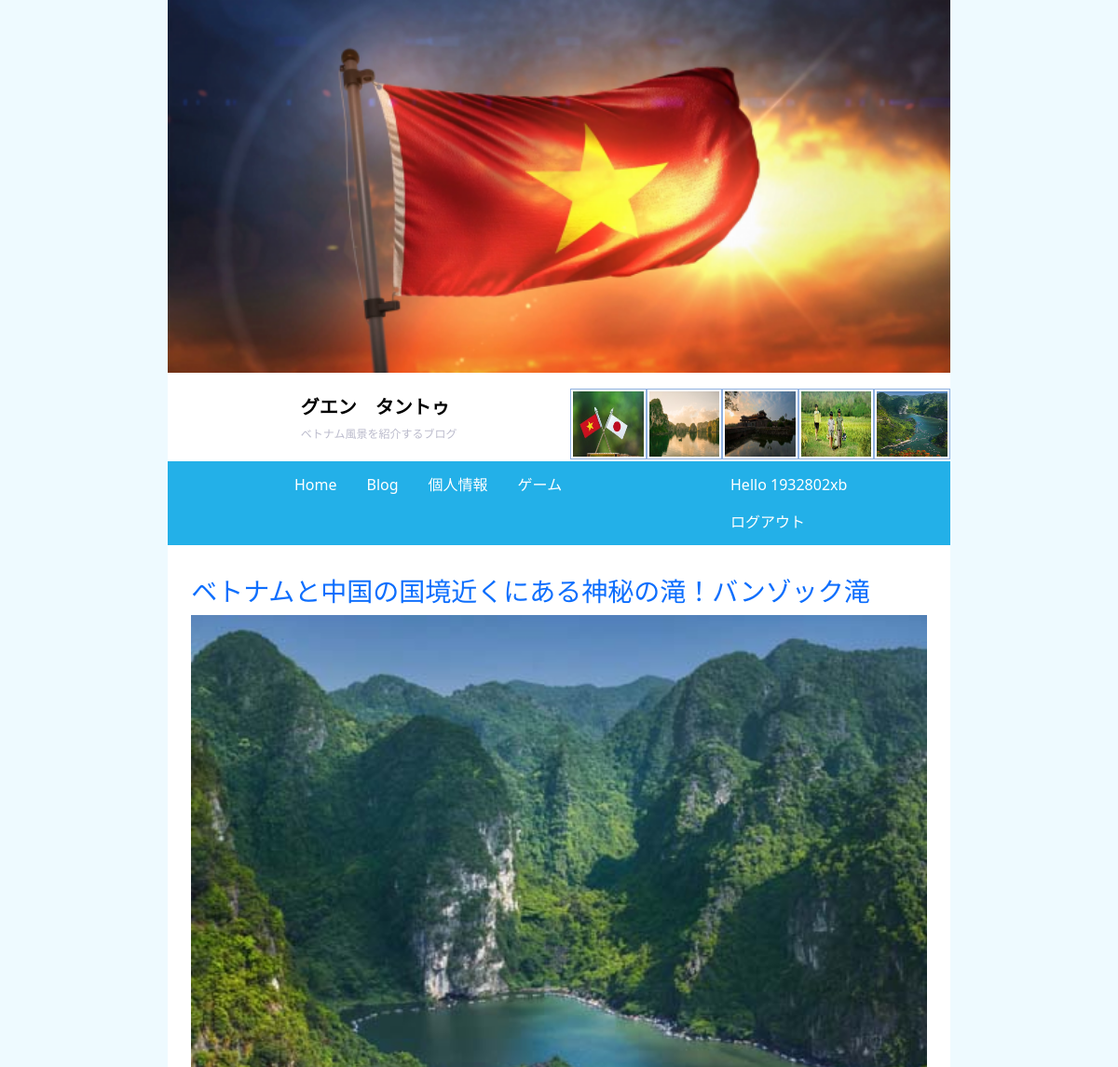
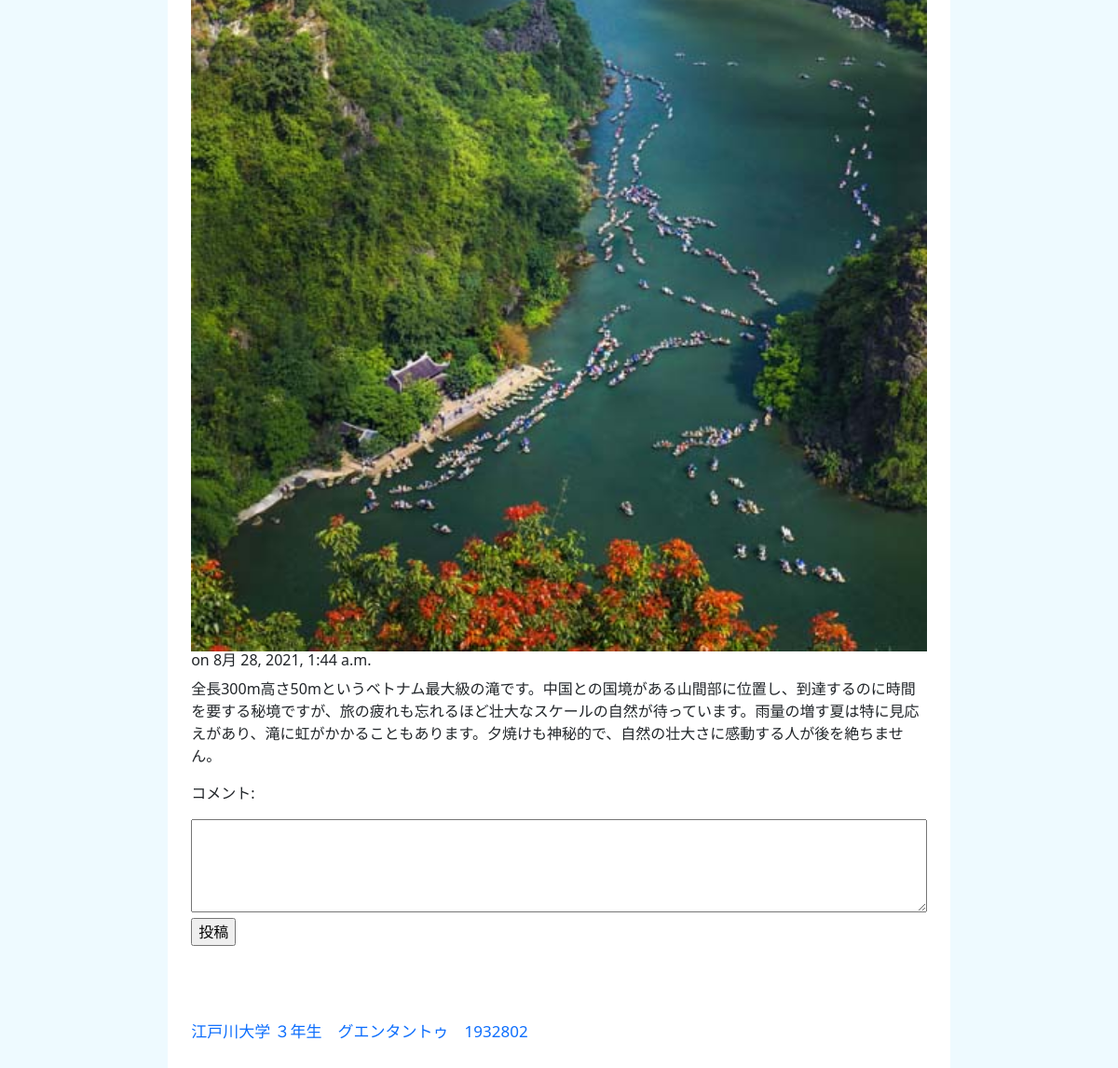
Page /Blogpost/2/ (signed in) on the committed database (2 pictures, top to bottom).
### Blogpost/models.py (models this page shows, shortened)
class Post(models.Model):
    title = models.CharField(max_length=100)
    body = models.TextField()
    date = models.DateTimeField(auto_now_add=True)
    image = models.ImageField(null=True)

### Blogpost/views.py (the view)
# urls.py: path('<int:pk>/', views.post,name='post'),
def post(request, pk):
    post = get_object_or_404(Post, pk=pk)
    form = CommentForm()
    if request.method == "POST":
        form = CommentForm(request.POST, author=request.user, post=post)
        if form.is_valid():
            form.save()
            return HttpResponseRedirect(request.path)
    return render(request, "Blogpost/post.html", {"post": post, "form": form})

### Blogpost/forms.py (shortened to what this page needs)
class CommentForm(forms.ModelForm):
    def __init__(self, *args, **kwargs):
        self.author = kwargs.pop('author', None)
        self.post = kwargs.pop('post', None)
        super().__init__(*args, **kwargs)
    class Meta:
        model = Comment
        fields = ["body"]

### Blogpost/templates/Blogpost/post.html (shortened to what this page needs)
{% extends "pages/index.html" %}
{% block content %}
  <div style="margin:3%">
        <h3><a href="{% url 'Blogpost' %}">{{post.title}}</a></h3>
        <img src="{{post.image.url}}" style="width:100%;" />
        <h6>on {{post.date}}</h6>
        {{post.body|safe|linebreaks}}
        {% if user.username %}
            <form action="{% url 'post' post.id %}" method="POST">
                <p><label>コメント:</label></p>
                {{form.body}}
                <br/>
                <input type="submit" value="投稿"/>
            </form>
        {% endif %}
  </div>
{% endblock %}

### polls/templates/pages/index.html (shortened to what this page needs)
<!DOCTYPE html>
<html lang="en">
<head>
{% load static %}
     <link rel="stylesheet" href="{%static 'css/bootstrap.min.css' %}" type="text/css">
     <link rel="stylesheet" href="{% static 'css/indexy.css' %}">
</head>
<body>
   <header>
        <div class="header_img">
        </div>
        <div class="header_title">
            <div class="row">
               <div class="header_left col-sm-6 　">
                   <div class="header_left--title ">
                      <h1> グエン　タントゥ </h1>
                      <p>ベトナム風景を紹介するブログ</p>
                    </div>
                </div>
                <div class="header-right  col-sm-6">
                   <ul class="nav">
                    <li class="nav-item">
                        <img src="{% static './images/vietnhat.jpg' %}" alt="">
                    </li>
                    <li class="nav-item">
                         <img src="{% static './images/halong1.jpg' %}" alt="">
                    </li>
                    <li class="nav-item">
                        <img src="{% static './images/hue.jpg' %}" alt="">
                    </li>
                    <li class="nav-item">
                        <img src="{% static './images/duater.jpg' %}" alt="">
                    </li>
                    <li class="nav-item">
                         <img src="{% static './images/nhatrang.jpg' %}" alt="">
                    </li>
                   </ul>
                </div>
            </div>
        </div>
        <div class="header_content">
           <div class="row">
                   <div class="header_content__right col-sm-7">
                  <ul class="nav">
                    <li class="nav-item">
                  <a class="nav-link" href="{% url 'home' %}">Home</a>
                   </li>
                <li class="nav-item">
                    <a class="nav-link" href="{% url 'Blogpost' %}">Blog</a>
                </li>
                <li class="nav-item">
                    <a class="nav-link" href="{% url 'polls' %}">個人情報</a>
                </li>
                <li class="nav-item">
                    <a class="nav-link " href="{% url 'contact' %}">ゲーム</a>
                </li>
            </ul>
           </div>
           <div class="header_content__left col-sm-5">
                  {% if user.username %}
                     <ul class="nav">
                        <li class="nav-item">
                             <a class="nav-link">Hello {{user.username}}</a>
                        </li>
                         <li class="nav-item">
                             <a class="nav-link"href="{% url 'logout' %}">ログアウト</a>
                         </li>
                    </ul>
                {% endif %}
           </div>
           </div>
        </div>
    </header>
     <div>
             {% block content %}
             {% endblock %}
    </div>
   <footer>
         <h1>江戸川大学 ３年生　グエンタントゥ　1932802　</h1>
　　</footer>
</body>
</html>

### static/css/indexy.css (style rules this page uses)
html { background: #eefaff; }
body { width: 70%; margin: auto; height: 100%; background: white; }
header { position: relative; }
a { text-decoration: none; }
.header_img { overflow: hidden; background-size: cover; background-position: center; background-image: url("../images/laco.png"); height: 400px; }
.header_title { margin-top: 2%; }
.header_left--title { margin: 2% 0 0 35%; }
.header_left--title h1 { font-size: 20px; font-weight: 700; color: #000; }
.header_left--title p { font-size: 12px; color: #bbc; }
.header-right ul { justify-content: space-around; }
.header-right li { width: 20%; border: 1px solid #90b1e1; padding: 2px; }
.header-right img { width: 100%; height: 70px; }
.header_content ul { margin-left: 25%; }
.header_content { background: #23b0e8; margin-top: 2px; margin-bottom: 4%; padding: 5px 0; }
.header_content a { color: white; }
textarea { width: 100%; height: 100px; }
footer { margin: 7% 3%; }
footer h1 { font-size: 17px; color: #0d6efd; }

### rows in the picture
Post: title "ベトナムと中国の国境近くにある神秘の滝！バンゾック滝", image (picture), date "8月 28, 2021, 1:44 a.m.", body "全長300m高さ50mというベトナム最大級の滝です。中国との国境がある山間部に位置し、到達するのに時間を要する秘境ですが、旅の疲れも忘れるほど壮大なスケールの自然が待っています。雨量の増す夏は特に見応えがあり、滝に虹がかかることもあります。夕焼けも神秘的で、自然の壮大さに感動する人が後を絶ちません。"

### other values in the picture
{{ user.username }} "1932802xb"
